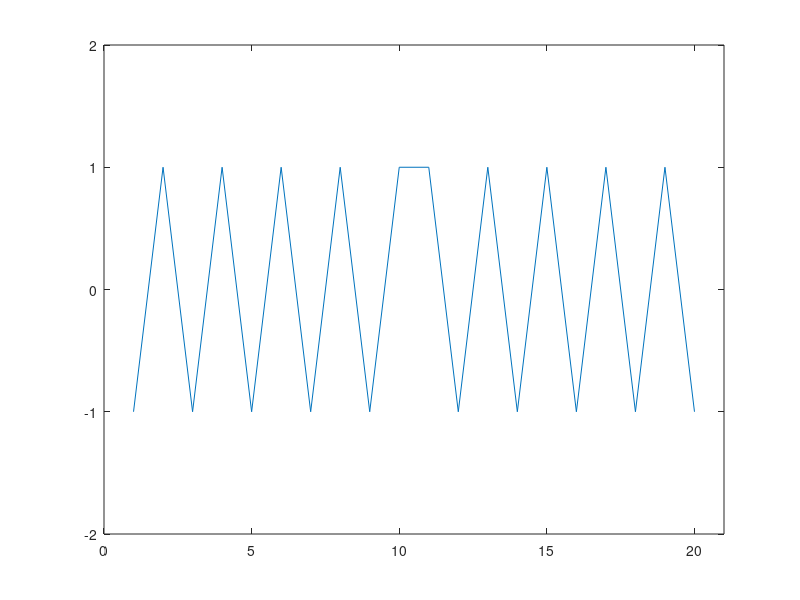

MATLAB code for this plot:

figure;

n = 20;
k = 5.0;
c = 0.01;
m = 1.0;
maxpluck = 1.0;
runtime = 10.0;
tstep = 0.1;

tridag = full(gallery('tridiag',20,-1,2,-1));
y = 2 * [(0:((n-1)/2)) (((n-2)/2):-1:0)]' / n;
ydot = zeros(n,1);
z0 = [ydot;y];

Atl = (-c/m)*eye(n);
Atr = (k/m)*tridag;
Abl = eye(n);
Abr = zeros(n);

A = [horzcat(Atl,Atr);horzcat(Abl,Abr)];

stringplot = plot(y);

for t = 1:tstep:runtime
    zt = expm(A*t)*z0;
    zt = max(min(zt,1),-1);
    z0 = zt;
    plotme = zt(n+1:end);
    set(stringplot, 'YData', zt);
    pause(tstep);
    axis([0 (n+1) -2 2]);
end